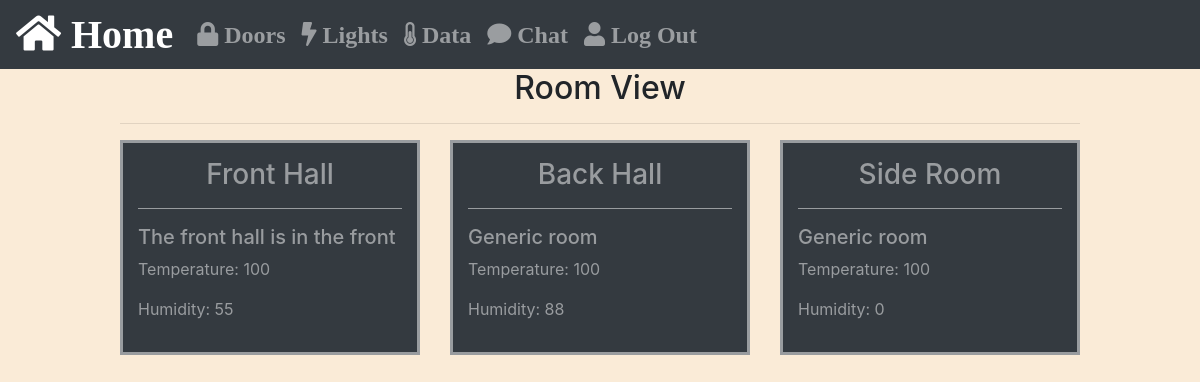
/data/ (signed in), run on the app's committed database.
### hub/models.py (models this page shows, shortened)
class Room(models.Model):
    tag = models.CharField(max_length=25, default='')
    description = models.CharField(max_length=100, default='Generic room')
    temperature = models.CharField(max_length=5, default=0)
    humidity = models.CharField(max_length=5, default = 0)
    class Meta:
        verbose_name_plural = 'rooms'

### hub/views.py (the view)
# urls.py: path('data/', views.data, name='data'),
def data(request):
    rooms = Room.objects.all()
    room_data = []
    for room in rooms:
        data = {
            'id': room.id,
            'tag': room.tag,
            'temperature': room.temperature,
            'humidity': room.humidity,
            'description': room.description
        }
        room_data.append(data)
    context = {'room_data':room_data}
    return render(request, 'hub/data.html', context)

### hub/templates/hub/data.html (shortened to what this page needs)
{% extends "AutoHub/home.html" %}
{% block content %}
{% if user.is_authenticated %}
<div>
    <h2 style="text-align:center">Room View</h2>
    <hr>
</div>
<div class="row">
    {% for data in room_data %}
        <div class="col-12 col-md-6 col-lg-4">
            <div class="bordered accent">
                <h3 id="{{ data.id }}tag" style="text-align:center">{{ data.tag }}</h3>
                <hr class="accent">
                <h5 id="{{ data.id }}description">{{ data.description }}</h5>
                <p>Temperature: <span id="{{ data.id }}temperature">{{ data.temperature }}</span></p>
                <p>Humidity: <span id="{{ data.id }}humidity">{{ data.humidity }}</span></p>
            </div>
        </div>
    {% endfor %}
</div>
{% else %}
<p>You must be signed in to view this page. Please click <a href="{% url 'login' %}">here</a> to sign in.</p>
{% endif %}
{% endblock %}

### templates/AutoHub/home.html (shortened to what this page needs)
{% extends "AutoHub/base.html" %}
{% block content %}
{% load static %}
{% endblock %}

### templates/AutoHub/base.html (shortened to what this page needs)
<!DOCTYPE html>
<html lang="en">
<head>
    {% load static %}
    {% load fontawesome %}
    {% fontawesome_stylesheet %}
    <link rel="stylesheet" href="{% static 'css/bootstrap.min.css' %}">
    <link rel="stylesheet" href="{% static 'css/styles.css' %}">
</head>
<body style="background-color:#faebd7">
<nav class="navbar navbar-expand-sm bg-dark navbar-dark" style="font-size:1.5em;color:white;">
  <a class="navbar-brand" href="/"><i class="fa fa-home fa-2x"> Home </i></a>
  <div class="collapse navbar-collapse" id="collapsibleNavbar">
    <ul class="navbar-nav" style="text-align:center;">
      <li class="nav-item">
        <a class="nav-link" href="{% url 'doors' %}"><i class="fa fa-lock"> Doors </i></a>
      </li>
      <li class="nav-item">
        <a class="nav-link" href="{% url 'lights' %}"><i class="fa fa-bolt"> Lights </i></a>
      </li>
      <li class="nav-item">
        <a class="nav-link" href="{% url 'data' %}"><i class="fa fa-thermometer-half"> Data </i></a>
      </li>
      <li class="nav-item">
        <a class="nav-link" href="{% url 'data' %}"><i class="fa fa-comment"> Chat </i></a>
      </li>
      {% if not user.is_authenticated %}
      <li class="nav-item">
        <a class="nav-link" href="{% url 'login' %}"><i class="fa fa-user"> Log In </i></a>
      </li>
      {% else %}
      <li class="nav-item">
        <a class="nav-link" href="{% url 'logout' %}"><i class="fa fa-user"> Log Out </i></a>
      </li>
      {% endif %}
    </ul>
  </div>
</nav>
<div style="position:relative">
    <div class="main">
        {% block content %}
        {% endblock %}
    </div>
</div>
</body>
</html>

### static/css/styles.css (style rules this page uses)
.main { margin: auto; max-width: 960px; }
.bordered { background-color:#343a40; border-style:solid; padding:15px; }
.accent { border-color:#999c9f; color:#999c9f; }

### data on the page
Room: tag "Front Hall", description "The front hall is in the front", temperature "100", humidity "55"
Room: tag "Back Hall", description "Generic room", temperature "100", humidity "88"
Room: tag "Side Room", description "Generic room", temperature "100"

### other printed values
{{ data.humidity }} "0"
